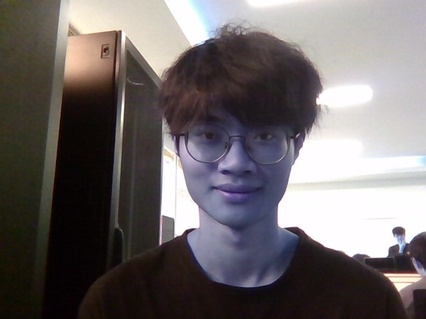
#> input picture Experiment_GUET/src/class_img/2.jpg, 426 x 319 px, shrunk from 640 x 480 before the run, found by its file name
$ jupyter execute Grayscale_transformation.ipynb
#> lines starting #> are read from the running program, lines starting #| are printed output that depends on the picture; after the words box and inside, x2 and y2 are one past the last pixel; in counts of white or black regions, pixels touching at a corner belong together
#> further down, img is the input picture: shape (319, 426, 3); mean B, G, R 106, 105.4, 111.4
[cell 1]
import math
from builtins import range, print
import numpy as np
import cv2
import matplotlib.pyplot as plt

[cell 2]
class Grayscale_transformation:
    def __init__(self,image=None):
        self.rgb_img = image
        self.image = None

    def reverse(self):
        new_image = 255 - self.image
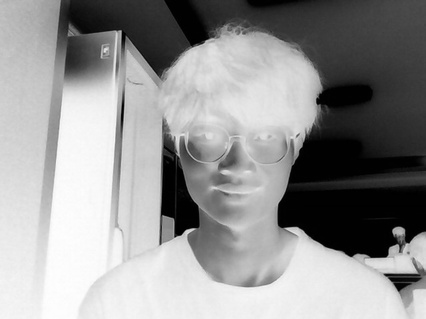
#> new_image: shape (319, 426); min 0, max 254, mean 147.8
        return new_image
    def logTransform(self,c): # 对数变换
        # 灰度图
        h, w = self.image.shape[0], self.image.shape[1]
        new_img = np.zeros((h, w),dtype=np.float32)
        for i in range(h):
            for j in range(w):
                new_img[i, j] = (math.log(1.0 + self.image[i, j]))

        new_img_norm = cv2.normalize(new_img, None, 0, 1, cv2.NORM_MINMAX)
        new_img = c*new_img_norm*255
        new_img = np.uint8(np.clip(new_img, 0, 255))
        return new_img
    def gammaTransform(self,c, gamma):# 伽马变换
        # 灰度图
        h, w = self.image.shape[0], self.image.shape[1]
        new_img = np.zeros((h, w), dtype=np.float32)
        for i in range(h):
            for j in range(w):
                new_img[i, j] = c * math.pow(self.image[i, j], gamma)
        cv2.normalize(new_img, new_img, 0, 255, cv2.NORM_MINMAX)
        new_img = cv2.convertScaleAbs(new_img)
        return new_img

    def histogram_equalization(self, level=256):
        m, n = self.image.shape
        total_pixels = m * n

        # 1. 统计直方图
        hist = [0] * level
        for i in range(m):
            for j in range(n):
                g = int(self.image[i, j])
                if 0 <= g < level:
                    hist[g] += 1

        # 2. 计算前缀和
        cum = [0] * level
        running = 0
        for k in range(level):
            running += hist[k]
            cum[k] = running

        # 建立映射
        map_gray = [0] * level
        if total_pixels > 0:
            scale = float(level - 1) / float(total_pixels)
            for k in range(level):
                map_gray[k] = int(round(scale * cum[k]))
                if map_gray[k] > level - 1:
                    map_gray[k] = level - 1
                if map_gray[k] < 0:
                    map_gray[k] = 0

        # 映射到新的图像
        out = np.zeros((m, n), dtype=np.uint8)
        for i in range(m):
            for j in range(n):
                g = int(self.image[i, j])
                if 0 <= g < level:
                    out[i, j] = map_gray[g]
                else:
                    out[i, j] = 0
        return out
    def rgb_to_gray(self):
        gray_img = cv2.cvtColor(self.rgb_img, cv2.COLOR_BGR2GRAY)
        self.image = gray_img
        return gray_img
    def BWBand(self, w, h):
        img = np.zeros([321, 201], dtype=np.uint8)
        # 计算中心坐标
        center_row = 321 // 2
        center_col = 201 // 2
        start_y = center_row - h // 2  # 上
        end_y = center_row + h // 2    # 下
        start_x = center_col - w // 2  # 左
        end_x = center_col + w // 2    # 右
        img[start_y:end_y, start_x:end_x] = 255
        return img
    def gray_layer_Transform(self,layers): # 灰度级转换
        imgs = []
        for layer in layers:
            step = 256//layer
            h, w = self.image.shape[0], self.image.shape[1]
            new_img = np.zeros((h, w), dtype=np.uint8)
            for i in range(h):
                for j in range(w):
                    new_img[i, j] =(self.image[i,j]//step)*step
            imgs.append(new_img)
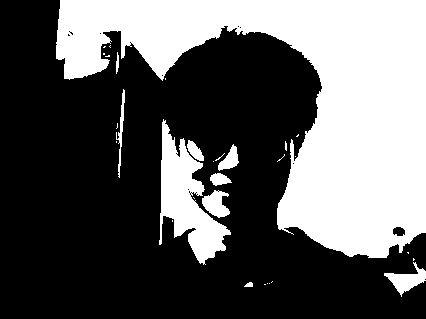
#> new_img: shape (319, 426); values 0 (black) and 128 (white), 36.8% white; 31 white regions (21 under 20 px), largest, box (x1, y1, x2, y2) and area: (56, 0, 426, 258) 43370, (159, 119, 231, 265) 4440, (384, 262, 426, 297) 578
#> after the loop, imgs = 8 items
        return imgs
    def spatial_transform(self,scales):
        # 首先缩小的话像素点肯定变小，那么要用少的像素点去对应原图，那肯定每个像素点的位置要乘scale
        '''
        空间分辨率缩小 = 隔行隔列像素采样
        缩小 1/2：每 2 行 2 列 取 1 个像素
        缩小 1/4：每 4 行 4 列 取 1 个像素
        缩小 1/32：每 32 行 32 列 取 1 个像素
        '''
        new_imgs = []
        h,w = self.image.shape
        for scale in scales:
            new_h = h//scale
            new_w = w//scale
            new_img = np.zeros((new_h,new_w),dtype=np.uint8)
            for i in range(new_h):
                for j in range(new_w):
                    new_img[i,j] = self.image[i*scale,j*scale]
            new_imgs.append(new_img)
        return new_imgs
    def PDF(self,image,level=256):
        times = [0]*level
        h,w = image.shape
        for i in range(h):
            for j in range(w):
                times[image[i,j]]+=1
        return times

### 画白色矩形

[cell 3]
grayscale_transformation = Grayscale_transformation()

[cell 4]
BWBand_img = grayscale_transformation.BWBand(7,11)
plt.imshow(BWBand_img,cmap='gray')
plt.axis('off')
plt.title('WBand_img')
plt.show()

# 2300350128 叶西佳

### 灰度级数量变换

[cell 5]
def read_gray(path):
    img = cv2.imread(path, cv2.IMREAD_GRAYSCALE)
    return img

[cell 6]
img = cv2.imread('/home/ubuntu/codebase/yexijia/github_project/DIP/Experiment_GUET/src/class_img/2.jpg')  # 替换成你的图片路径
grayscale_transformation.rgb_img = img
gray_img = grayscale_transformation.rgb_to_gray()

[cell 7]
grayscale_transformation.image = gray_img

[cell 8]
reversed_img = grayscale_transformation.reverse()

[cell 9]
gray_layer_imgs = grayscale_transformation.gray_layer_Transform([256,128,64,32,16,8,4,2])
#> gray_layer_imgs = 8 items
nums = [256,128,64,32,16,8,4,2]
plt.figure(figsize=(15,8))
for index,gray_layer_img in enumerate(gray_layer_imgs):
    plt.subplot(2,4,index+1)
    plt.imshow(gray_layer_img,cmap='gray')
    plt.axis('off')
    plt.title(f'2^{8-index} colors')
#> this loop made 8 passes
plt.show()

# 2300350128 叶西佳

### 图像压缩

[cell 10]
scales = [1,2,4,8,16,32]
gray_imgs = grayscale_transformation.spatial_transform(scales)
#> after the loop in spatial_transform, `for scale in scales:`: new_imgs = 6 items
#> gray_imgs = 6 items

plt.figure(figsize=(15,8))
for i in range(6):
    plt.subplot(2,3,i+1)
    plt.imshow(gray_imgs[i], cmap='gray')
    plt.title(f'1/{scales[i]} size')
    plt.axis('off')
plt.show()
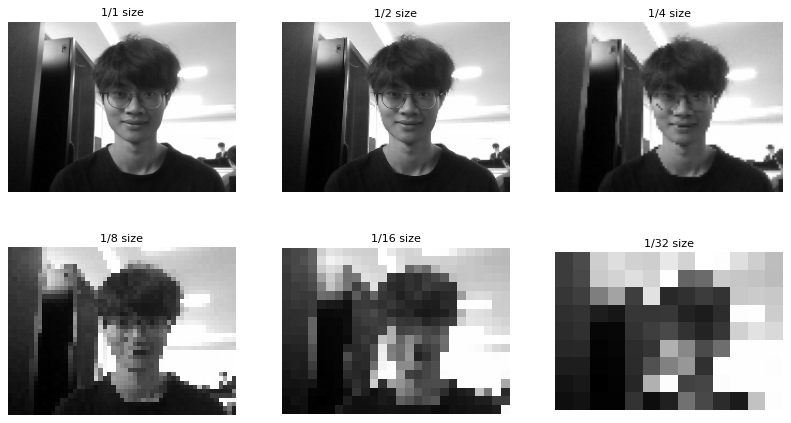
#> figure drawn by matplotlib, 6 panels

# 2300350128 叶西佳

### 绘制直方图

[cell 11]
# 原图
plt.figure(figsize=(15,8))
plt.subplot(2,2,1)
plt.imshow(grayscale_transformation.image,cmap='gray')
plt.title('origin_img')
plt.axis('off')
pdf = grayscale_transformation.PDF(grayscale_transformation.image)
#> pdf = 256 values, max 10452 at index 254, min 0 at index 0, mean 530.8

# 原图直方图

plt.subplot(2,2,2)
plt.bar(range(256),pdf,width=1)
plt.title('origin_img_pdf_hist')

# 反转图

plt.subplot(2,2,3)
plt.imshow(reversed_img,cmap='gray')
plt.title('reversed_img')
plt.axis('off')
pdf = grayscale_transformation.PDF(reversed_img)
#> pdf = 256 values, max 10452 at index 1, min 0 at index 255, mean 530.8

# 反转直方图
plt.subplot(2,2,4)
plt.bar(range(256),pdf,width=1)
plt.title('reversed_img_pdf_hist')
plt.show()
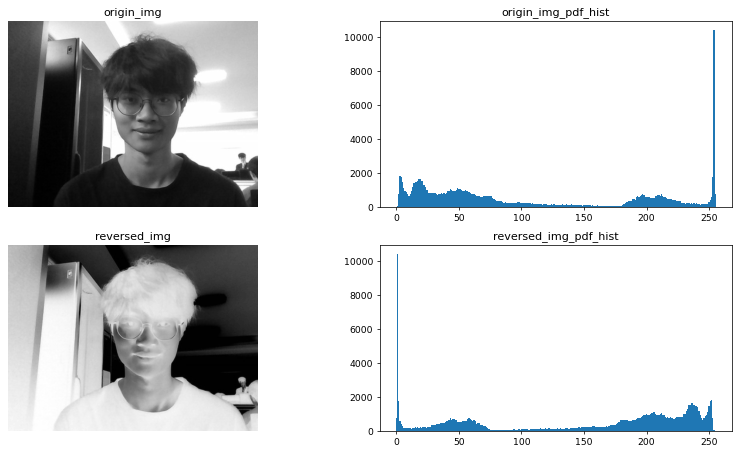
#> figure drawn by matplotlib, 4 panels; panel 2: tallest bar 10452 high, from x = 253.5 to 254.5; panel 4: tallest bar 10452 high, from x = 0.5 to 1.5

# 2300350128 叶西佳

### 直方图均衡化

[cell 12]
# 原图
plt.figure(figsize=(15,8))
plt.subplot(2,2,1)
plt.imshow(grayscale_transformation.image,cmap='gray')
plt.title('origin_img')
plt.axis('off')
pdf = grayscale_transformation.PDF(grayscale_transformation.image)
#> pdf = 256 values, max 10452 at index 254, min 0 at index 0, mean 530.8

# 原图直方图

plt.subplot(2,2,2)
plt.bar(range(256),pdf,width=1)
plt.title('origin_img_pdf_hist')


# 均衡化后的图
histogram_equalization_img = grayscale_transformation.histogram_equalization()
#> after the loop in histogram_equalization, `for i in range(m):`: hist has the same summary as pdf outside histogram_equalization
#> the loop in histogram_equalization, `for k in range(level):` made 256 passes
#> running on passes 1 to 3: 0, 61, 849
#> after the loop in histogram_equalization, `for k in range(level):`: cum = 256 values from 0 to 135894; running = 135894
#> after the loop in histogram_equalization, `for k in range(level):`: map_gray = 256 values from 0 to 255
#> after the loop in histogram_equalization, `for i in range(m):`:
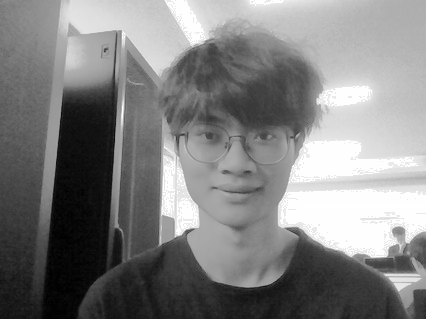
#> out: shape (319, 426); min 0, max 255, mean 129
plt.subplot(2,2,3)
plt.imshow(histogram_equalization_img,cmap='gray')
plt.axis('off')
plt.title('HE_transform_img')
pdf = grayscale_transformation.PDF(histogram_equalization_img)
#> pdf = 256 values, max 10452 at index 254, min 0 at index 1, mean 530.8


# 均衡化后的直方图
plt.subplot(2,2,4)
plt.bar(range(256),pdf,width=1)
plt.title('HE_transform_img_pdf_hist')
plt.show()
#> figure, not shown here; panel 2: tallest bar 10452 high, from x = 253.5 to 254.5; panel 4: tallest bar 10452 high, from x = 253.5 to 254.5

# 2300350128 叶西佳

### gamma变换

[cell 13]
gray_img = read_gray('/home/ubuntu/codebase/yexijia/github_project/DIP/Experiment_GUET/src/class_img/dark.jpg')
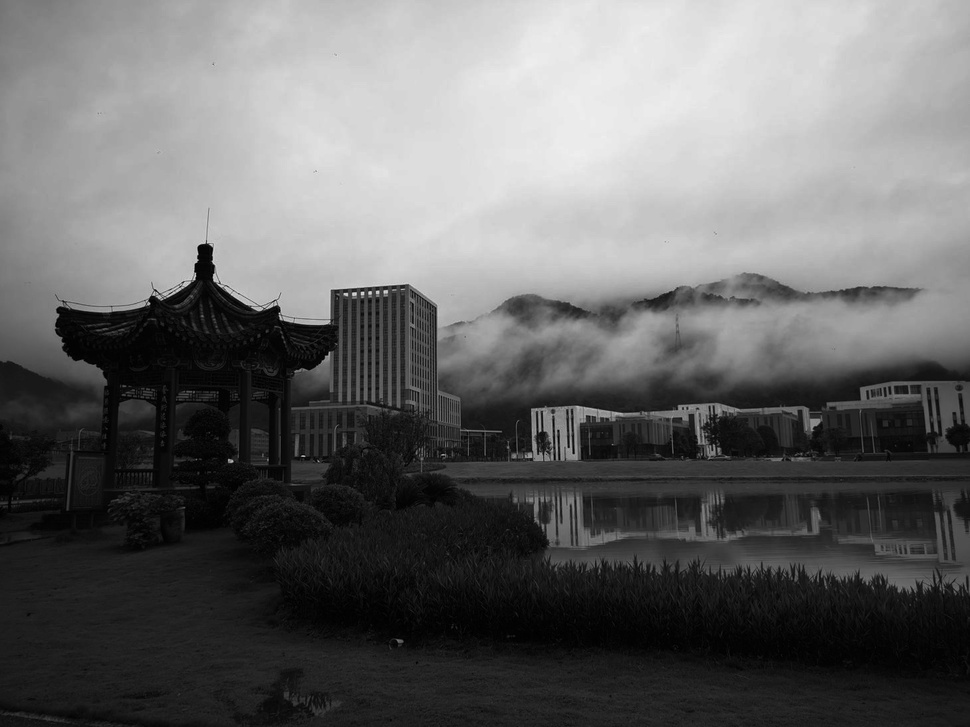
#> input picture Experiment_GUET/src/class_img/dark.jpg, 970 x 727 px, shrunk from 1459 x 1094 before the run, found by its file name
#> in read_gray, img is the input picture: shape (727, 970); min 0, max 239, mean 103.7
grayscale_transformation.image = gray_img

[cell 14]
# 原图
plt.figure(figsize=(15,8))
plt.subplot(2,4,1)
plt.imshow(grayscale_transformation.image,cmap='gray')
plt.title('origin_img')
plt.axis('off')


# 伽马变换
for i,gamma in enumerate([0.1,0.3,0.4,0.5,3.0,4.0,5.0]):
    gamma_img = grayscale_transformation.gammaTransform(c = 1,gamma = gamma)
    plt.subplot(2,4,i+2)
    plt.imshow(gamma_img,cmap='gray')
    plt.axis('off')
    plt.title(f's = t^{gamma}')
plt.show()

# 2300350128 叶西佳

### 对数变换

[cell 15]
# 原图
plt.figure(figsize=(15,8))
plt.subplot(2,4,1)
plt.imshow(grayscale_transformation.image,cmap='gray')
plt.title('origin_img')
plt.axis('off')


# 对数变换
for i,times in enumerate([0.05,0.07,0.08,0.1,0.12,0.13,0.14]):
    log_img = grayscale_transformation.logTransform(times)
    plt.subplot(2,4,i+2)
    plt.imshow(log_img,cmap='gray')
    plt.axis('off')
    plt.title(f's = {times} * log10(1.0 + t)')
plt.show()

# 2300350128 叶西佳

### 查看直方图均衡化和gamma变换和对数变换的结果

[cell 16]
# 原图
plt.figure(figsize=(20,12))
plt.subplot(3,3,1)
plt.imshow(grayscale_transformation.image,cmap='gray')
plt.title('origin_img')
plt.axis('off')

# 伽马变换
gamma_img = grayscale_transformation.gammaTransform(c = 1,gamma = 0.5)
#> after the loop in gammaTransform (call 8), `for i in range(h):`:
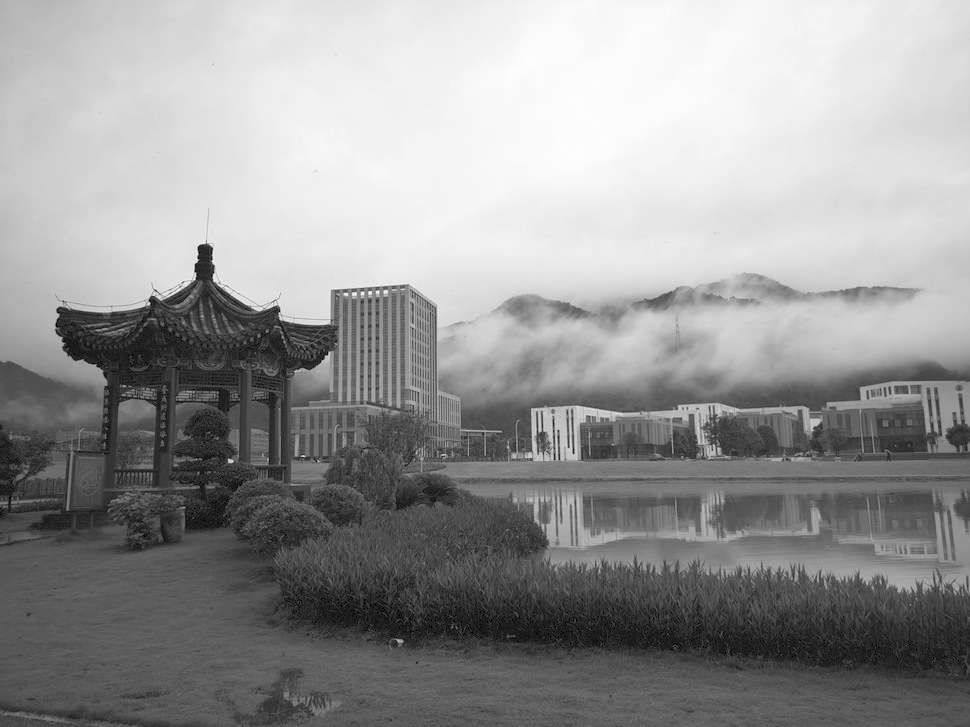
#> new_img: shape (727, 970) float32; min 0, max 15.46, mean 9.15; drawn with min black and max white
plt.subplot(3,3,2)
plt.imshow(gamma_img,cmap='gray')
plt.axis('off')
plt.title(f's = t^0.5')

#直方图
pdf = grayscale_transformation.PDF(gamma_img)
#> pdf = 256 values, max 12767 at index 242, min 0 at index 1, mean 2754.6
plt.subplot(3,3,3)
plt.bar(range(256),pdf,width=1)
plt.title('s = t^0.5_pdf_hist')


# 原图
plt.subplot(3,3,4)
plt.imshow(grayscale_transformation.image,cmap='gray')
plt.title('origin_img')
plt.axis('off')

# 对数变换
log_img = grayscale_transformation.logTransform(0.14)
#> after the loop in logTransform (call 8), `for i in range(h):`:
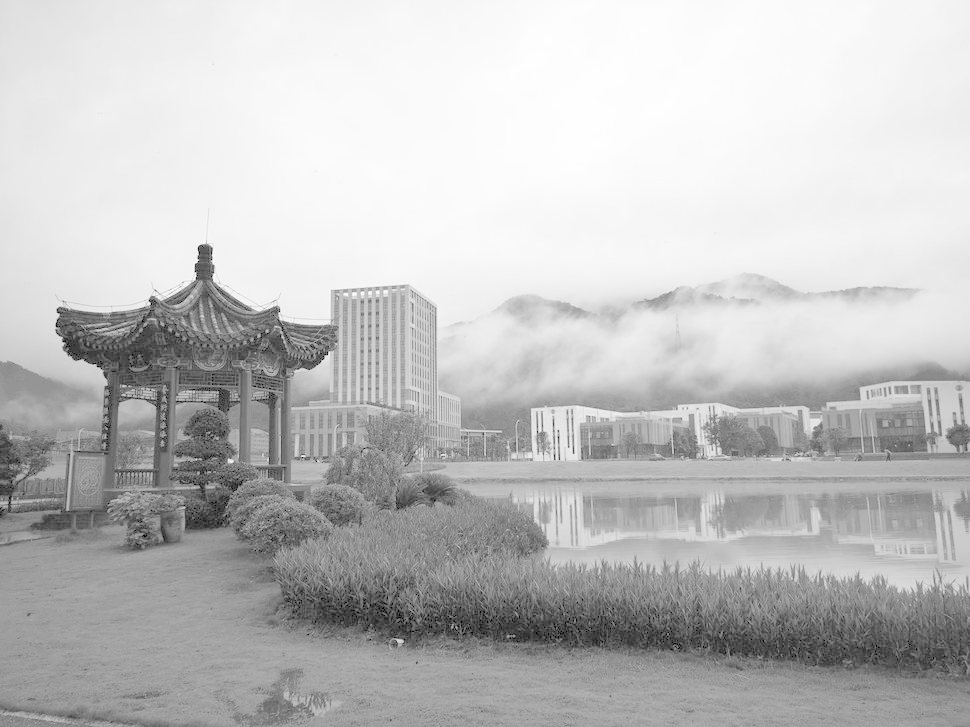
#> new_img: shape (727, 970) float32; min 0, max 5.48, mean 4.15; drawn with min black and max white
plt.subplot(3,3,5)
plt.imshow(log_img,cmap='gray')
plt.axis('off')
plt.title(f's = {0.14} * log10(1.0 + t)')

# 直方图
pdf = grayscale_transformation.PDF(log_img)
#> pdf = 256 values, max 111324 at index 34, min 0 at index 1, mean 2754.6
plt.subplot(3,3,6)
plt.bar(range(256),pdf,width=1)
plt.title(f's = {0.14} * log10(1.0 + t)_pdf_hist')


# 原图
plt.subplot(3,3,7)
plt.imshow(grayscale_transformation.image,cmap='gray')
plt.title('origin_img')
plt.axis('off')


# 均衡化后的图
histogram_equalization_img = grayscale_transformation.histogram_equalization()
#> call 2 of histogram_equalization, with level = 256
#> after the loop in histogram_equalization (call 2), `for i in range(m):`: hist = 256 values, max 11336 at index 29, min 0 at index 240, mean 2754.6
#> the loop in histogram_equalization (call 2), `for k in range(level):` made 256 passes
#> running on passes 1 to 3: 491, 1483, 4191
#> after the loop in histogram_equalization (call 2), `for k in range(level):`: cum = 256 values from 491 to 705190; running = 705190
#> after the loop in histogram_equalization (call 2), `for i in range(m):`:
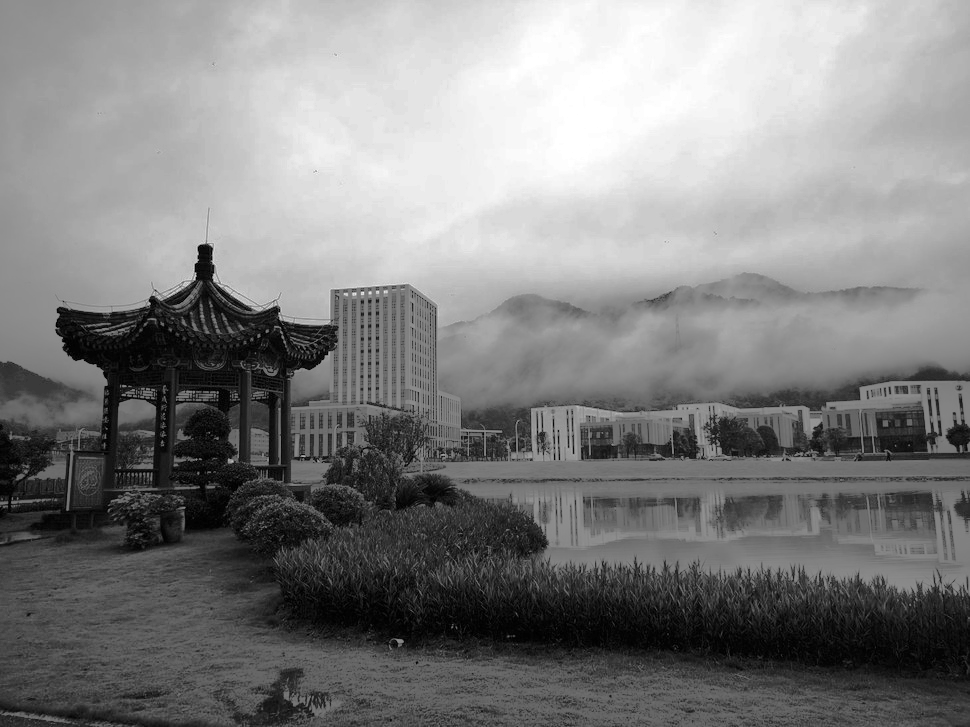
#> out: shape (727, 970); min 0, max 255, mean 128.4
plt.subplot(3,3,8)
plt.imshow(histogram_equalization_img,cmap='gray')
plt.axis('off')
plt.title('HE_transform_img')
pdf = grayscale_transformation.PDF(histogram_equalization_img)
#> pdf = 256 values, max 11336 at index 76, min 0 at index 3, mean 2754.6


# 均衡化后的直方图
plt.subplot(3,3,9)
plt.bar(range(256),pdf,width=1)
plt.title('HE_transform_img_pdf_hist')
plt.show()
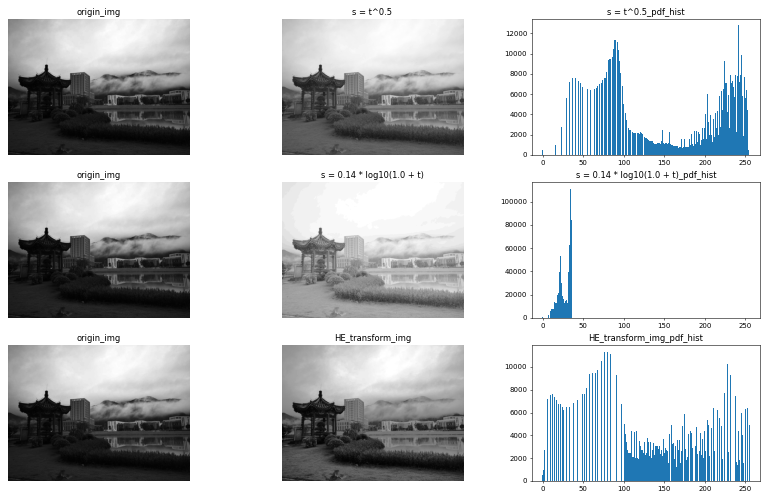
#> figure drawn by matplotlib, 9 panels; panel 3: tallest bar 12767 high, from x = 241.5 to 242.5; panel 6: tallest bar 111324 high, from x = 33.5 to 34.5; panel 9: tallest bar 11336 high, from x = 75.5 to 76.5
